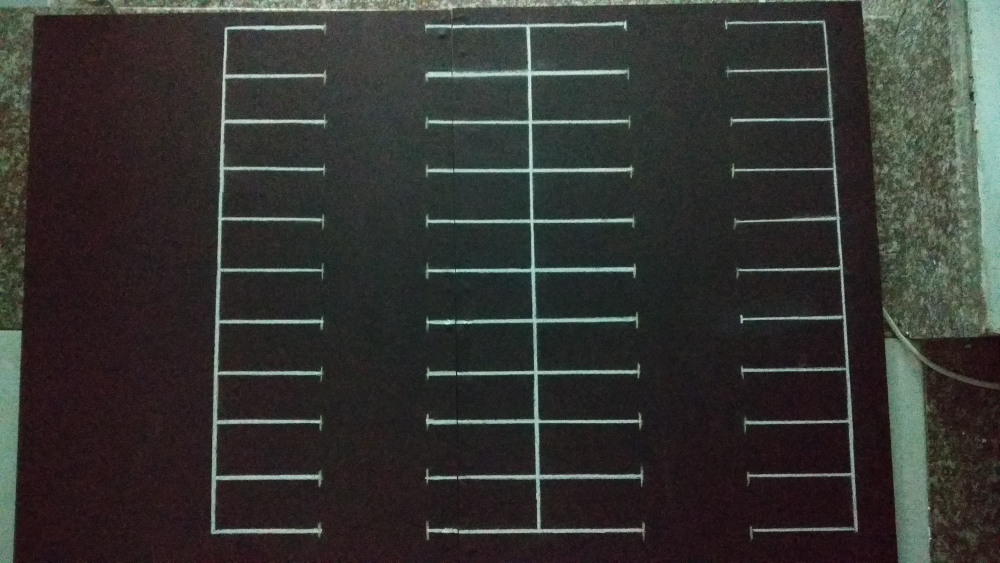
#> input picture test_images/img4.jpg, 4000 x 2250 px (shown at 1/4 size); its folder holds only this picture in this run
$ python -i image_utils.py   (imports and definitions only)
#> lines starting #> are read from the running program, lines starting #| are printed output that depends on the picture; after the words box and inside, x2 and y2 are one past the last pixel; in counts of white or black regions, pixels touching at a corner belong together
# %%
import matplotlib.pyplot as plt
import cv2
import glob
import numpy as np

# %%


# [18 lines left out: functions show_image, resize, not called in this run]

# %%


def select_rgb_white_yellow(image):
    # white color mask
    lower = np.uint8([120, 120, 120])
    upper = np.uint8([255, 255, 255])
    white_mask = cv2.inRange(image, lower, upper)
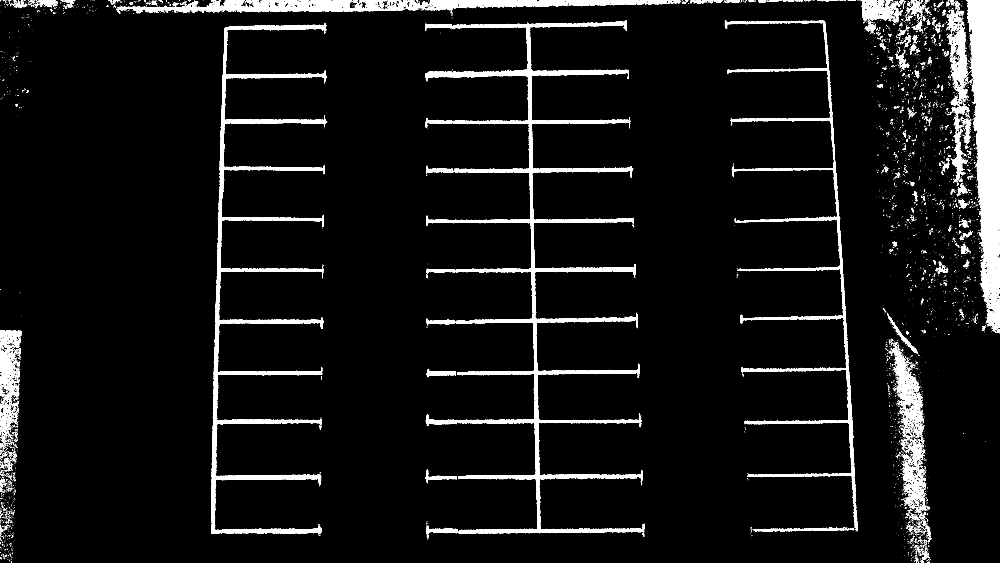
#> white_mask: shape (2250, 4000) (shown at 1/4 size); 6.4% white; 8271 white regions (7828 under 20 px), largest, box (x1, y1, x2, y2) and area: (1808, 81, 2579, 2135) 133627, (3866, 0, 4000, 1321) 112331, (844, 93, 1309, 2137) 91381
    # yellow color mask
    lower = np.uint8([190, 190,   0])
    upper = np.uint8([255, 255, 255])
    yellow_mask = cv2.inRange(image, lower, upper)
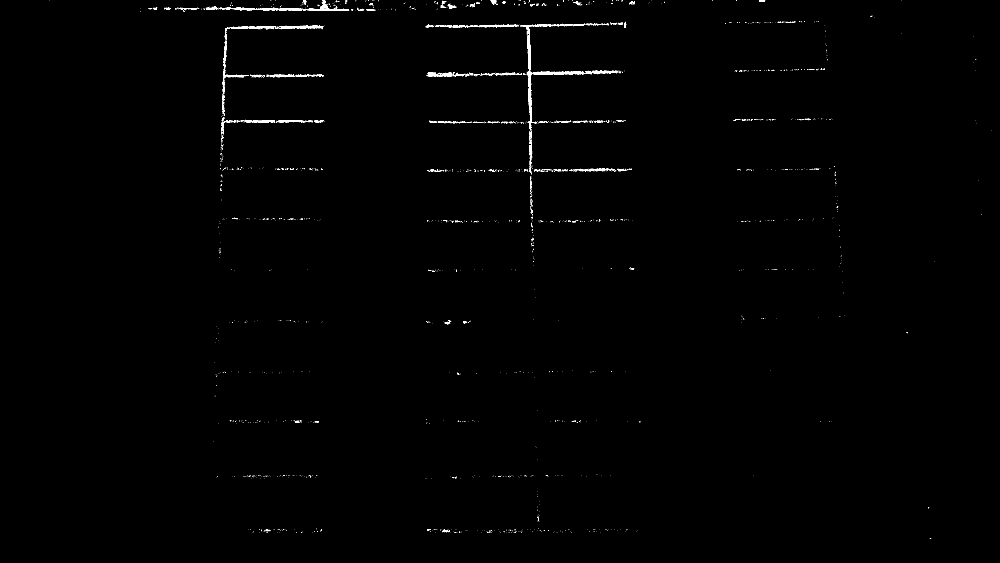
#> yellow_mask: shape (2250, 4000) (shown at 1/4 size); 0.4% white; 2261 white regions (2079 under 20 px), largest, box (x1, y1, x2, y2) and area: (2081, 96, 2206, 283) 2124, (1230, 0, 1396, 44) 1520, (1116, 102, 1293, 117) 1410
    # combine the mask
    mask = cv2.bitwise_or(white_mask, yellow_mask)
    masked = cv2.bitwise_and(image, image, mask=mask)
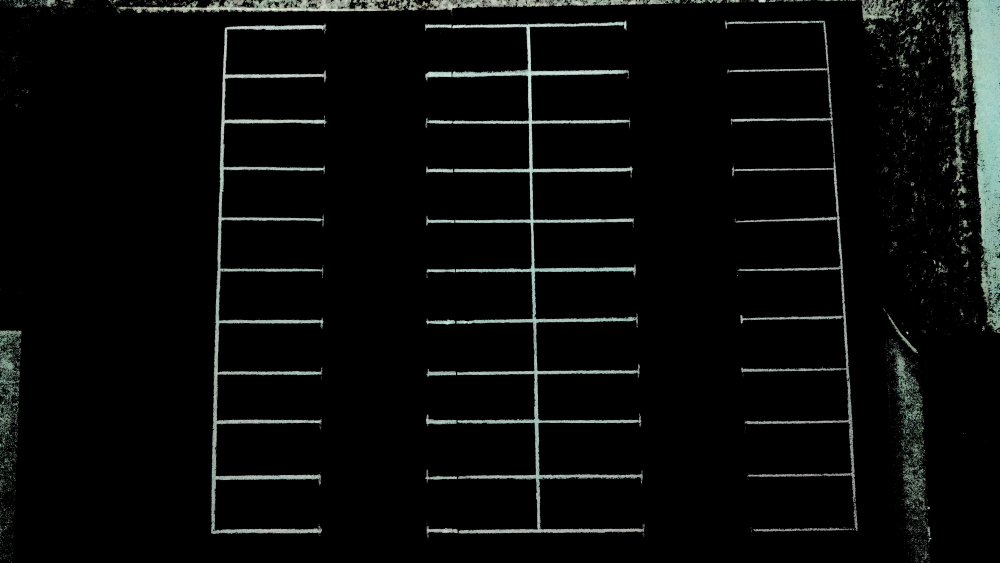
#> masked: shape (2250, 4000, 3) (shown at 1/4 size); mean R, G, B 9.8, 11.2, 10.5
    return masked

# %%


def convert_gray_scale(image):
    return cv2.cvtColor(image, cv2.COLOR_RGB2GRAY)

# %%


def detect_edges(image, low_threshold=10, high_threshold=50):
    return cv2.Canny(image, low_threshold, high_threshold)

# %%


# [200 lines left out: functions filter_region, select_region, hough_lines, draw_lines, identify_blocks, int_to_letter and 2 more, not called in this run]


# %%


def get_first_image(path):
    test_images = [plt.imread(path) for path in glob.glob(path)]
    return test_images[0]


# %%


def get_all_image(path):
    test_images = [plt.imread(path) for path in glob.glob(path)]
    return test_images


# %%


# [117 lines left out: functions save_img, save_images_for_cnn, order_points, four_point_transform, blur, get_rect_vertices, not called in this run]


# %%


def reverse_matrix(matrix):
    return np.array(np.matrix(matrix).getI())


# %%


def reverse_rect_to_polygon(pts, reversed_matrix):
    return cv2.perspectiveTransform(np.array([pts], dtype=np.float32),
                                    reversed_matrix)


# %%


def reverse_scale(pts_tuple, scale):
    return tuple((np.array(pts_tuple) / scale).astype(dtype=int))

# %%


# [53 lines left out: function reverse_image, not called in this run]


>>> import cv2
>>> picture = cv2.cvtColor(cv2.imread('test_images/img4.jpg'), cv2.COLOR_BGR2RGB)
>>> result = select_rgb_white_yellow(picture)

$ run again, on test_images/test_image.jpg
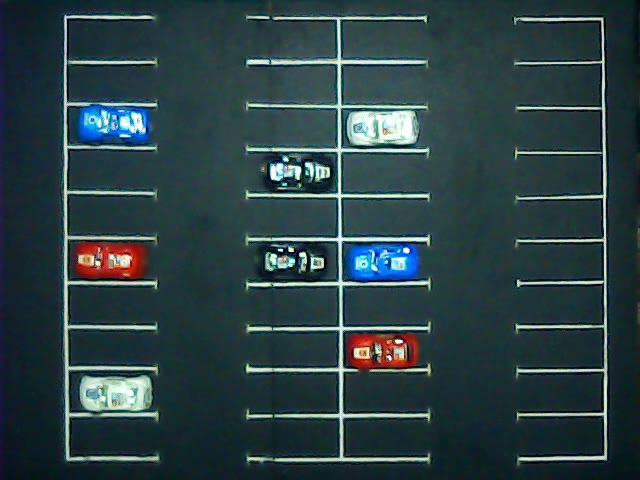
#> input picture test_images/test_image.jpg, 640 x 480 px
#> in select_rgb_white_yellow, `white_mask = cv2.inRange(image, lower, upper)`:
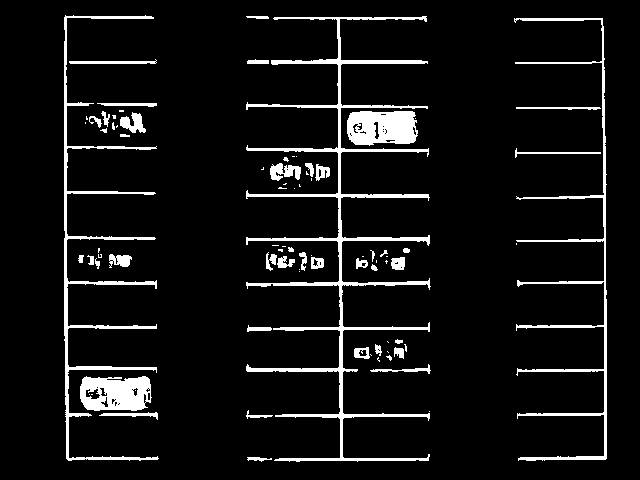
#> white_mask: shape (480, 640); 7.3% white; 83 white regions (40 under 20 px), largest, box (x1, y1, x2, y2) and area: (246, 16, 431, 462) 7324, (64, 15, 159, 461) 3672, (514, 18, 607, 461) 3300
#> yellow_mask: shape (480, 640); 4.2% white; 146 white regions (82 under 20 px), largest, box (x1, y1, x2, y2) and area: (247, 17, 430, 461) 4494, (352, 111, 414, 144) 1388, (518, 18, 606, 308) 829
#> in select_rgb_white_yellow, `masked = cv2.bitwise_and(image, image, mask=mask)`:
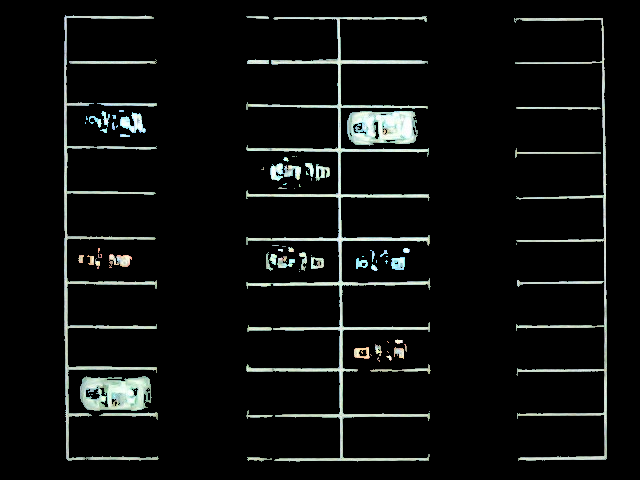
#> masked: shape (480, 640, 3); mean R, G, B 14, 15.5, 14.6
